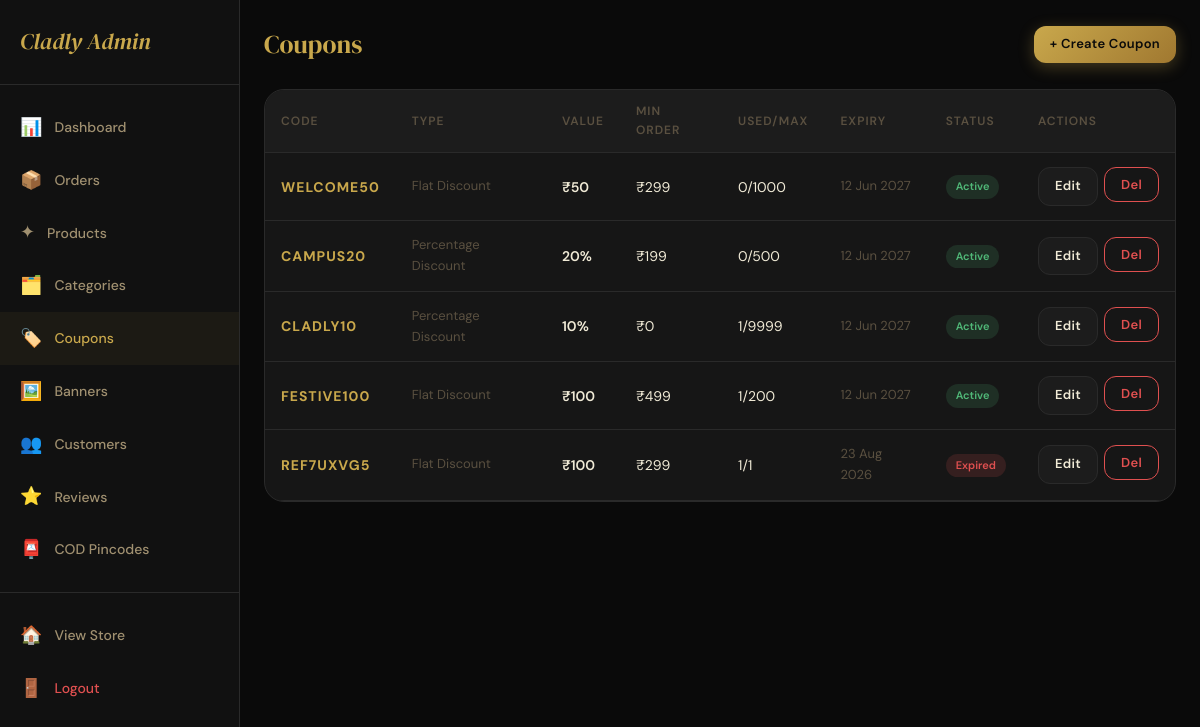
The page /admin-panel/coupons/ (signed in) on the database its author committed.
### store/models.py (models this page shows, shortened)
class Coupon(models.Model):
    DISCOUNT_TYPE = [
        ('flat', 'Flat Discount'),
        ('percent', 'Percentage Discount'),
    ]
    code = models.CharField(max_length=50, unique=True)
    description = models.CharField(max_length=200, blank=True)
    discount_type = models.CharField(max_length=10, choices=DISCOUNT_TYPE, default='flat')
    discount_value = models.DecimalField(max_digits=10, decimal_places=2)
    minimum_order_value = models.DecimalField(max_digits=10, decimal_places=2, default=0)
    max_uses = models.IntegerField(default=100)
    used_count = models.IntegerField(default=0)
    start_date = models.DateTimeField()
    expiry_date = models.DateTimeField()
    is_active = models.BooleanField(default=True)
    for_new_users_only = models.BooleanField(default=False)
    created_at = models.DateTimeField(auto_now_add=True)
    def is_valid(self):
        now = timezone.now()
        return (
            self.is_active and
            self.start_date <= now <= self.expiry_date and
            self.used_count < self.max_uses
        )

### store/views.py (the view)
# urls.py: path('admin-panel/coupons/', views.admin_coupons, name='admin_coupons'),
@user_passes_test(is_admin, login_url='/login/')
def admin_coupons(request):
    coupons = Coupon.objects.all()
    return render(request, 'store/admin/coupons.html', {'coupons': coupons})

### store/context_processors.py (called while the page is built)
def cart_wishlist_count(request):
    cart_count = 0
    wishlist_count = 0
    notif_count = 0
    if request.user.is_authenticated:
        cart_count = Cart.objects.filter(user=request.user).count()
        wishlist_count = Wishlist.objects.filter(user=request.user).count()
        notif_count = Notification.objects.filter(user=request.user, is_read=False).count()
    else:
        session_key = request.session.session_key
        if session_key:
            cart_count = Cart.objects.filter(session_key=session_key).count()
    return {
        'cart_count': cart_count,
        'wishlist_count': wishlist_count,
        'notif_count': notif_count,
    }

def categories_list(request):
    categories = Category.objects.filter(is_active=True).order_by('order', 'name')
    return {'nav_categories': categories}

### store/views.py (called while the page is built)
def is_admin(user):
    return user.is_authenticated and user.is_staff

### store/templates/store/admin/coupons.html (shortened to what this page needs)
{% extends 'store/admin/base_admin.html' %}
{% block admin_content %}
<div class="admin-header">
  <div class="admin-page-title">Coupons</div>
  <a href="{% url 'admin_add_coupon' %}" class="btn btn-gold btn-sm">+ Create Coupon</a>
</div>
<div class="table-wrap">
  <table class="data-table">
    <thead><tr><th>Code</th><th>Type</th><th>Value</th><th>Min Order</th><th>Used/Max</th><th>Expiry</th><th>Status</th><th>Actions</th></tr></thead>
    <tbody>
      {% for coupon in coupons %}
        <tr>
          <td style="font-weight:700;color:var(--gold);letter-spacing:1px;">{{ coupon.code }}</td>
          <td style="font-size:13px;color:var(--text-muted);">{{ coupon.get_discount_type_display }}</td>
          <td style="font-weight:600;">
            {% if coupon.discount_type == 'flat' %}₹{{ coupon.discount_value|floatformat:0 }}{% else %}{{ coupon.discount_value|floatformat:0 }}%{% endif %}
          </td>
          <td>₹{{ coupon.minimum_order_value|floatformat:0 }}</td>
          <td>{{ coupon.used_count }}/{{ coupon.max_uses }}</td>
          <td style="font-size:13px;color:var(--text-muted);">{{ coupon.expiry_date|date:"d M Y" }}</td>
          <td>
            {% if coupon.is_valid %}
              <span class="status-badge status-delivered">Active</span>
            {% else %}
              <span class="status-badge status-cancelled">Expired</span>
            {% endif %}
          </td>
          <td>
            <div style="display:flex;gap:6px;">
              <a href="{% url 'admin_edit_coupon' coupon.pk %}" class="btn btn-dark btn-sm">Edit</a>
              <form method="post" action="{% url 'admin_delete_coupon' coupon.pk %}" onsubmit="return confirm('Delete coupon?')">
                {% csrf_token %}<button type="submit" class="btn btn-sm" style="color:var(--error);background:none;border:1px solid var(--error);">Del</button>
              </form>
            </div>
          </td>
        </tr>
      {% empty %}
        <tr><td colspan="8" style="text-align:center;padding:40px;color:var(--text-muted);">No coupons created yet.</td></tr>
      {% endfor %}
    </tbody>
  </table>
</div>
{% endblock %}

### store/static/store/css/main.css (style rules this page uses)
:root { --gold: #C9A84C; --gold-light: #E8C96A; --gold-dark: #A07830; --gold-pale: #F5EDD6; --black: #0A0A0A; --black-soft: #111111; --black-card: #161616; --surface: #1C1C1C; --border: #2A2A2A; --border-gold: rgba(201,168,76,0.25); --text-primary: #F0EAD6; --text-secondary: #A09070; --text-muted: #5A5040; --white: #FFFFFF; --error: #E05050; --success: #50B878; --warning: #E0A050; --font-display: 'DM Serif Display', 'Playfair Display', Georgia, serif; --font-body: 'DM Sans', system-ui, sans-serif; --radius-sm: 6px; --radius: 12px; --radius-lg: 20px; --radius-xl: 32px; --shadow-gold: 0 4px 24px rgba(201,168,76,0.15); --shadow-deep: 0 8px 40px rgba(0,0,0,0.6); --shadow-card: 0 2px 16px rgba(0,0,0,0.4); --transition: 0.3s cubic-bezier(0.4, 0, 0.2, 1); }
body, .navbar, .category-nav, .product-card, .cart-item, .form-card, .checkout-section, .admin-sidebar, .stat-card, .table-wrap, footer.footer { transition: background-color 0.3s ease, border-color 0.3s ease, color 0.3s ease; }
*, *::before, *::after { box-sizing: border-box; margin: 0; padding: 0; }
html { scroll-behavior: smooth; -webkit-text-size-adjust: 100%; }
body { font-family: var(--font-body); background: var(--black); color: var(--text-primary); font-size: 15px; line-height: 1.6; overflow-x: hidden; }
a { color: var(--gold); text-decoration: none; transition: color var(--transition); }
button { cursor: pointer; font-family: var(--font-body); }
.btn { display: inline-flex; align-items: center; justify-content: center; gap: 8px; padding: 12px 24px; border-radius: var(--radius); font-family: var(--font-body); font-size: 14px; font-weight: 600; border: none; cursor: pointer; transition: all var(--transition); text-decoration: none; letter-spacing: 0.3px; white-space: nowrap; }
.btn-gold { background: linear-gradient(135deg, var(--gold), var(--gold-dark)); color: var(--black); box-shadow: 0 4px 16px rgba(201,168,76,0.3); }
.btn-dark { background: var(--surface); color: var(--text-primary); border: 1px solid var(--border); }
.btn-sm { padding: 8px 16px; font-size: 13px; }
.admin-header { display: flex; justify-content: space-between; align-items: center; margin-bottom: 24px; }
.admin-page-title { font-family: var(--font-display); font-size: 1.6rem; color: var(--gold); }
.data-table { width: 100%; border-collapse: collapse; }
.data-table th { background: var(--surface); padding: 12px 16px; text-align: left; font-size: 12px; color: var(--text-muted); font-weight: 600; text-transform: uppercase; letter-spacing: 1px; border-bottom: 1px solid var(--border); }
.data-table td { padding: 14px 16px; border-bottom: 1px solid var(--border); font-size: 14px; vertical-align: middle; }
.table-wrap { background: var(--black-card); border: 1px solid var(--border); border-radius: var(--radius-lg); overflow: hidden; overflow-x: auto; }
.status-badge { display: inline-block; padding: 3px 10px; border-radius: 20px; font-size: 11px; font-weight: 600; }
.status-delivered { background: rgba(80,184,120,0.15); color: var(--success); }
.status-cancelled { background: rgba(224,80,80,0.15); color: var(--error); }

### rows shown on the page
Coupon: code "WELCOME50", discount_type "Flat Discount", discount_value "50", minimum_order_value "299", used_count "0", max_uses "1000", expiry_date "12 Jun 2027", is_active "Active"
Coupon: code "CAMPUS20", discount_type "Percentage Discount", discount_value "20", minimum_order_value "199", used_count "0", max_uses "500", expiry_date "12 Jun 2027", is_active "Active"
Coupon: code "CLADLY10", discount_type "Percentage Discount", discount_value "10", minimum_order_value "0", used_count "1", max_uses "9999", expiry_date "12 Jun 2027", is_active "Active"
Coupon: code "FESTIVE100", discount_type "Flat Discount", discount_value "100", minimum_order_value "499", used_count "1", max_uses "200", expiry_date "12 Jun 2027", is_active "Active"
Coupon: code "REF7UXVG5", discount_type "Flat Discount", discount_value "100", minimum_order_value "299", used_count "1", max_uses "1", expiry_date "23 Aug 2026", is_active "Expired"
